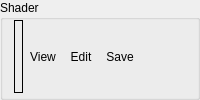
        <widget class="QGroupBox" name="gsShaderGroup">
         <property name="sizePolicy">
          <sizepolicy hsizetype="Preferred" vsizetype="Minimum">
           <horstretch>0</horstretch>
           <verstretch>0</verstretch>
          </sizepolicy>
         </property>
         <property name="title">
          <string>Shader</string>
         </property>
         <layout class="QHBoxLayout" name="horizontalLayout_13">
          <property name="spacing">
           <number>0</number>
          </property>
          <property name="topMargin">
           <number>0</number>
          </property>
          <property name="bottomMargin">
           <number>4</number>
          </property>
          <item>
           <widget class="RDLabel" name="gsShader">
            <property name="frameShape">
             <enum>QFrame::Box</enum>
            </property>
           </widget>
          </item>
          <item>
           <widget class="QToolButton" name="gsShaderViewButton">
            <property name="cursor">
             <cursorShape>PointingHandCursor</cursorShape>
            </property>
            <property name="toolTip">
             <string>Open Shader Source</string>
            </property>
            <property name="text">
             <string>View</string>
            </property>
            <property name="icon">
             <iconset resource="../../Resources/resources.qrc">
              <normaloff>:/action.png</normaloff>:/action.png</iconset>
            </property>
            <property name="toolButtonStyle">
             <enum>Qt::ToolButtonTextBesideIcon</enum>
            </property>
            <property name="autoRaise">
             <bool>true</bool>
            </property>
           </widget>
          </item>
          <item>
           <widget class="QToolButton" name="gsShaderEditButton">
            <property name="toolTip">
             <string>Edit Shader</string>
            </property>
            <property name="text">
             <string>Edit</string>
            </property>
            <property name="icon">
             <iconset resource="../../Resources/resources.qrc">
              <normaloff>:/page_white_edit.png</normaloff>:/page_white_edit.png</iconset>
            </property>
            <property name="toolButtonStyle">
             <enum>Qt::ToolButtonTextBesideIcon</enum>
            </property>
            <property name="autoRaise">
             <bool>true</bool>
            </property>
           </widget>
          </item>
          <item>
           <widget class="QToolButton" name="gsShaderSaveButton">
            <property name="toolTip">
             <string>Save Shader SPIR-V</string>
            </property>
            <property name="text">
             <string>Save</string>
            </property>
            <property name="icon">
             <iconset resource="../../Resources/resources.qrc">
              <normaloff>:/save.png</normaloff>:/save.png</iconset>
            </property>
            <property name="toolButtonStyle">
             <enum>Qt::ToolButtonTextBesideIcon</enum>
            </property>
            <property name="autoRaise">
             <bool>true</bool>
            </property>
           </widget>
          </item>
          <item>
           <spacer name="gsShaderSpacer">
            <property name="orientation">
             <enum>Qt::Horizontal</enum>
            </property>
            <property name="sizeHint" stdset="0">
             <size>
              <width>0</width>
              <height>0</height>
             </size>
            </property>
           </spacer>
          </item>
         </layout>
        </widget>
